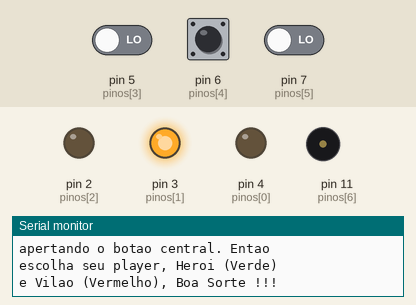
This sketch was run on a simulated Arduino Uno, built with avr-gcc and run on an emulated ATmega328P. Parts: output pins drawn as LEDs (lit = HIGH), buzzer (waves = sounding), the last lines printed to the serial monitor. The test bench sets the inputs (shaded band); at power-on: pin 5 (pinos[3]) LOW, pin 7 (pinos[5]) LOW, pin 6 (pinos[4]) LOW. Random numbers use the default seed unless the sketch sets one.

Above: at 10.0 s.
10.1 s: pin 5 (pinos[3]) driven HIGH
At 11.3 s:
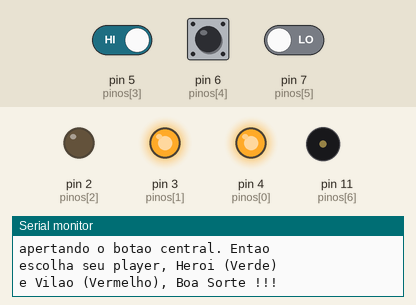
11.6 s: pin 7 (pinos[5]) driven HIGH
At 13.2 s:
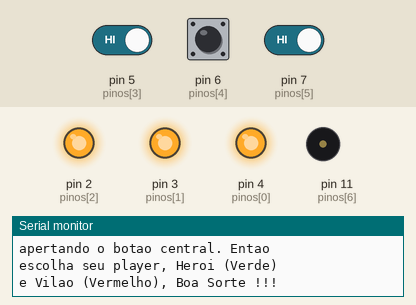
14.1 s: pin 6 (pinos[4]) driven HIGH
16.6 s: pin 6 (pinos[4]) pulsed LOW 2 times (0.12 s each, 0.3 s apart)
At 21.9 s:
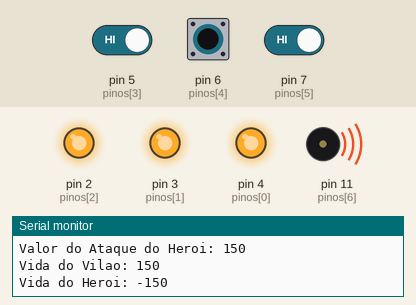
Timing chart, 0 to 23.8 s (numbered marks = the images above; inputs shaded):
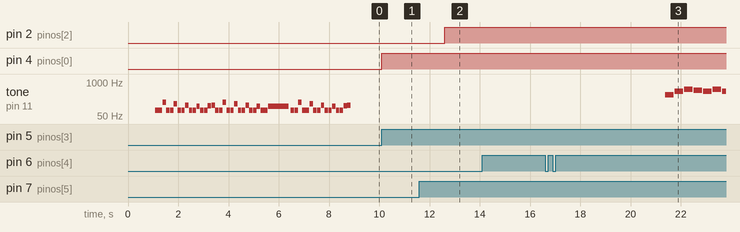

The sketch:

rpg2.ino
```cpp
// Declaração de estatísticas do herói e vilão
int vidaHeroi = 1000; // Vida inicial do herói
int vidaVilao = 1000; // Vida inicial do vilão
int ataqueHeroi = 50; // Poder de ataque do herói
int ataqueVilao = 50; // Poder de ataque do vilão
int piscadas = 10; // Número de piscadas para efeito visual
int intervalo = 250; // Intervalo de tempo entre as piscadas

// Controle da condição do botão
bool controleBotaoVermelho = false; // Controle do botão vermelho
bool controleBotaoAmarelo = false; // Controle do botão amarelo
bool controleBotaoVerde = false; // Controle do botão verde

// Definição dos pinos do tinkercad
const int pinos[] = {4, 3, 2, 5, 6, 7, 11}; // Array de pinos
const int ledVermelho = pinos[0]; // Pino do LED vermelho
const int ledAmarelo = pinos[1]; // Pino do LED amarelo
const int ledVerde = pinos[2]; // Pino do LED verde
const int botaoVermelho = pinos[3]; // Pino do botão vermelho
const int botaoAmarelo = pinos[4]; // Pino do botão amarelo
const int botaoVerde = pinos[5]; // Pino do botão verde
const int buzzer = pinos[6]; // Pino do buzzer

// Declaração dos contadores
int contadorVermelho = 0; // Contador para o botão vermelho
int contadorAmarelo = 0; // Contador para o botão amarelo
int contadorVerde = 0; // Contador para o botão verde

// Declaração das mensagens do jogo
bool mensagens[] = {false, false, false, false, false, false, false}; // Array de mensagens

// Array de frequências musicais para o tema do Pac-Man
const int notaspacman[] = {
  494, 16, 988, 16, 740, 16, 622, 16, 988, 32, 740, -16, 622, 8, 523, 16,
  1047, 16, 1568, 16, 1319, 16, 1047, 32, 1568, -16, 1319, 8, 494, 16, 988, 16,
  740, 16, 622, 16, 988, 32, 740, -16, 622, 8, 622, 32, 659, 32, 698, 32,
  698, 32, 740, 32, 784, 32, 784, 32, 831, 32, 880, 16, 988, 8
};

// Array de frequências musicais para o tema do Doom
const int notasdoom[] = {
  82, 8, 82, 8, 165, 8, 82, 8, 82, 8, 147, 8, 82, 8, 82, 8,
  131, 8, 82, 8, 82, 8, 117, 8, 82, 8, 82, 8, 123, 8, 131, 8,
  82, 8, 82, 8, 165, 8, 82, 8, 82, 8, 147, 8, 82, 8, 82, 8,
  131, 8, 82, 8, 82, 8, 117, 8, 82, 8, 82, 8, 117, -2,

  82, 8, 82, 8, 165, 8, 82, 8, 82, 8, 147, 8, 82, 8, 82, 8,
  131, 8, 82, 8, 82, 8, 117, 8, 82, 8, 82, 8, 123, 8, 131, 8
};

// Array de frequências musicais para o tema do O Poderoso Chefão (The Godfather)
const int notasgodfather[] = {
  0, 4, 0, 8, 0, 8, 0, 8, 330, 8, 440, 8, 523, 8, // 1
  494, 8, 440, 8, 523, 8, 440, 8, 494, 8, 440, 8, 349, 8, 392, 8,
  330, 2, 330, 8, 440, 8, 523, 8,
  494, 8, 440, 8, 523, 8, 440, 8, 523, 8, 440, 8, 330, 8, 311, 8
};

// Calcula o número de notas para cada tema musical
int notasPacman = sizeof(notaspacman) / sizeof(notaspacman[0]) / 2; // Número de notas do tema do Pac-Man
int semibrevePacman = (60000 * 4) / 105; // Duração da semibreve em milissegundos para o tema do Pac-Man

int notasDoom = sizeof(notasdoom) / sizeof(notasdoom[0]) / 2; // Número de notas do tema do Doom
int semibreveDoom = (60000 * 4) / 200; // Duração da semibreve em milissegundos para o tema do Doom

int notasGodfather = sizeof(notasgodfather) / sizeof(notasgodfather[0]) / 2; // Número de notas do tema do O Poderoso Chefão
int semibreveGodfather = (60000 * 4) / 80; // Duração da semibreve em milissegundos para o tema do O Poderoso Chefão

// Função da música do Pac-Man
void pacman() {
  // Verifica se a mensagem de vitória do herói já foi exibida
  if (mensagens[4] == false) {
    Serial.println("\nParabens! O Heroi venceu a batalha!\n");
    mensagens[4] = true; // Marca que a mensagem já foi exibida
  }
  // Toca a música do Pac-Man
  for (int estaNota = 0; estaNota < notasPacman * 2; estaNota += 2) {
    // Calcula a duração da nota com base na semibreve e na sua duração relativa
    int duracaoNota = (notaspacman[estaNota + 1] > 0) ? (semibrevePacman / notaspacman[estaNota + 1]) : (semibrevePacman / abs(notaspacman[estaNota + 1]) * 1.5);
    // Toca a nota no buzzer com a frequência e a duração calculadas
    tone(buzzer, notaspacman[estaNota], duracaoNota * 0.9); // Toca a nota
    // Aguarda a duração da nota
    delay(duracaoNota);
    // Desliga o buzzer
    noTone(buzzer);
  }
}

void doom() {
  // Toca a música do Doom
  for (int estaNota = 0; estaNota < notasDoom * 2; estaNota += 2) {
    // Obtém a frequência da nota atual
    int frequenciaNota = notasdoom[estaNota];
    // Calcula a duração da nota com base na semibreve e na sua duração relativa
    int duracaoNota = (notasdoom[estaNota + 1] > 0) ? (semibreveDoom / notasdoom[estaNota + 1]) : (semibreveDoom / abs(notasdoom[estaNota + 1]) * 1.5);
    // Verifica se é uma pausa
    if (frequenciaNota == 0) {
      // Aguarda a duração da pausa
      delay(duracaoNota); // Pausa
    } else {
      // Toca a nota no buzzer com a frequência e a duração calculadas
      tone(buzzer, frequenciaNota, duracaoNota * 0.9); // Toca a nota
      // Aguarda a duração da nota
      delay(duracaoNota);
      // Desliga o buzzer
      noTone(buzzer);
    }
  }
}

void godfather() {
  // Verifica se a mensagem de vitória do vilão já foi exibida
  if (mensagens[7] == false) {
    Serial.println("\nParabens! O Vilao venceu a batalha!\n");
    mensagens[7] = true; // Marca que a mensagem já foi exibida
  }
  // Toca a música do O Poderoso Chefão
  for (int estaNota = 0; estaNota < notasGodfather * 2; estaNota += 2) {
    // Calcula a duração da nota com base na semibreve e na sua duração relativa
    int duracaoNota = (notasgodfather[estaNota + 1] > 0) ? (semibreveGodfather / notasgodfather[estaNota + 1]) : (semibreveGodfather / abs(notasgodfather[estaNota + 1]) * 1.5);
    // Verifica se é uma pausa
    if (notasgodfather[estaNota] == 0) {
      // Aguarda a duração da pausa
      delay(duracaoNota); // Pausa
    } else {
      // Toca a nota no buzzer com a frequência e a duração calculadas
      tone(buzzer, notasgodfather[estaNota], duracaoNota * 0.9); // Toca a nota
      // Aguarda a duração da nota
      delay(duracaoNota);
      // Desliga o buzzer
      noTone(buzzer);
    }
  }
}

// Função para configurar o setup inicial
void setup() {

  randomSeed(analogRead(0)); // Inicializa o gerador de números aleatórios

  // Configura os pinos
  for (int i = 0; i < 3; i++) pinMode(pinos[i], OUTPUT);
  for (int i = 3; i < 6; i++) pinMode(pinos[i], INPUT);
  pinMode(buzzer, OUTPUT);

  Serial.begin(9600); // Inicializa a comunicação serial
  delay(1000);

  // Mensagem de boas-vindas
  Serial.println("\nBem vindo ao meu jogo. Inicie o jogo\n"
                 "apertando o botao central. Entao\n"
                 "escolha seu player, Heroi (Verde)\n"
                 "e Vilao (Vermelho), Boa Sorte !!!\n");

  digitalWrite(ledAmarelo, HIGH);

  doom(); // Toca a música de introdução
}

// Função para verificar se os botões foram pressionados
void botoes() {

  bool botaoPressionadoVermelho = digitalRead(botaoVermelho) == HIGH;
  bool botaoPressionadoAmarelo = digitalRead(botaoAmarelo) == HIGH;
  bool botaoPressionadoVerde = digitalRead(botaoVerde) == HIGH;

  // Verifica se o botão vermelho foi pressionado
  if (botaoPressionadoVermelho && !controleBotaoVermelho) {
    controleBotaoVermelho = true;
    contadorVermelho++;
    digitalWrite(ledVermelho, HIGH);
    delay(1000);
  } else if (!botaoPressionadoVermelho && controleBotaoVermelho) {
    controleBotaoVermelho = false;
    delay(1000);
  }

  // Verifica se o botão amarelo foi pressionado
  if (botaoPressionadoAmarelo && !controleBotaoAmarelo) {
    controleBotaoAmarelo = true;
    contadorAmarelo++;
    delay(1000);
  } else if (!botaoPressionadoAmarelo && controleBotaoAmarelo) {
    controleBotaoAmarelo = false;
    delay(1000);
  }

  // Verifica se o botão verde foi pressionado
  if (botaoPressionadoVerde && !controleBotaoVerde) {
    controleBotaoVerde = true;
    contadorVerde++;
    delay(1000);
    digitalWrite(ledVerde, HIGH);
  } else if (!botaoPressionadoVerde && controleBotaoVerde) {
    controleBotaoVerde = false;
    delay(1000);
  }

}

// Função principal que é executada repetidamente
void loop() {

  botoes(); // Verifica se os botões foram pressionados

  // Verifica se o botão amarelo foi pressionado pela primeira vez
  if (controleBotaoAmarelo && contadorAmarelo == 1 && !mensagens[0]) {
    Serial.println("\nO jogo comecou, o botao esquerdo\n"
                   "escolhe o vilao (led vermelho), e o\n"
                   "direito escolhe o heroi (led verde).\n"
                   "Faca uma boa escolha !!!\n");

    mensagens[0] = true;
  }

  // Verifica se o botão verde foi pressionado pela primeira vez
  if (controleBotaoVerde && contadorVerde == 1 && !mensagens[1] && contadorAmarelo == 1) {
    digitalWrite(ledVerde, HIGH);
    Serial.print("\nVoce escolheu o heroi !!!");
    // Exibe as estatísticas do herói
    Serial.print("\nVida: ");
    Serial.print(vidaHeroi);
    Serial.print("\nAtaque: ");
    Serial.print(ataqueHeroi);
    Serial.print("\n" "Clique no botao central para\n"
                               "rolar o dado !!!\n");

    mensagens[1] = true;
  }

  // Verifica se o botão vermelho foi pressionado pela primeira vez
  if (controleBotaoVermelho && contadorVermelho == 1 && !mensagens[2] && contadorAmarelo == 1) {
    Serial.println("\nVoce escolheu o vilao !!!");
    // Exibe as estatísticas do vilão
    Serial.print("\nVida: ");
    Serial.print(vidaVilao);
    Serial.print("\nAtaque: ");
    Serial.print(ataqueVilao);
    Serial.print("\nClique no botao central para\n"
                   "rolar o dado !!!\n");

    mensagens[2] = true;
  }

  // Verifica se o botão amarelo foi pressionado mais de uma vez e se as mensagens foram exibidas
  if (controleBotaoAmarelo && (contadorAmarelo > 1) && (mensagens[1] || mensagens[2])) {
    int valorDadoHeroi = random(1, 7);
    int valorDadoVilao = random(1, 7);

    int valorAtaqueHeroi = valorDadoHeroi * ataqueHeroi;
    int valorAtaqueVilao = valorDadoVilao * ataqueVilao;

    // Calcula os ataques e reduz as vidas
    vidaVilao -= valorAtaqueHeroi;
    vidaHeroi -= valorAtaqueVilao;

    // Exibe os resultados dos dados e dos ataques
    Serial.print("\nO dado foi rolado !!!\n\n"
                 "Dado do Vilao: ");
    Serial.print(valorDadoVilao);
    Serial.print("\nDado do Heroi: ");
    Serial.print(valorDadoHeroi);
    Serial.print("\n");
    Serial.print("\nValor do Ataque do Vilao: ");
    Serial.print(valorAtaqueVilao);
    Serial.print("\nValor do Ataque do Heroi: ");
    Serial.print(valorAtaqueHeroi);
    Serial.print("\n");
    Serial.print("\nVida do Vilao: ");
    Serial.print(vidaVilao);
    Serial.print("\nVida do Heroi: ");
    Serial.print(vidaHeroi);
    Serial.print("\n");

  }

  // Verifica se a vida do vilão chegou a zero
  if (vidaVilao <= 0 && vidaHeroi >= 50) {
    pacman(); // Toca a música do O Poderoso Chefão
  }
  // Verifica se a vida do herói chegou a zero
  if (vidaHeroi <= 0 && vidaVilao >= 50) {
    godfather(); // Toca a música do Pac-Man
  }
  // Verifica se ambas as vidas chegaram a zero
  if (vidaVilao <= 0 && vidaHeroi <=0 && mensagens[8] == false){
    Serial.println("\n O jogo terminou, os dois morreram.\n"
                   " Reinicie o jogo e jogue novamente \n");
    // Efeito visual de pisca o LED verde e vermelho piscando
    for (int i = 0; i < piscadas; i++) {
      digitalWrite(ledVerde, HIGH); // Liga o LED verde
      digitalWrite(ledVermelho, HIGH); // Liga o LED vermelho
      delay(intervalo); // Espera o intervalo de tempo
      digitalWrite(ledVerde, LOW); // Desliga o LED verde
      digitalWrite(ledVermelho, LOW); // Desliga o LED vermelho
      delay(intervalo); // Espera o intervalo de tempo
    }
    mensagens[8] = true; // Marca que a mensagem de fim foi exibida
  }
}
```

Measured:
- after the input at 10.1 s, pin 4 (pinos[0]): LOW → HIGH at once
- after the input at 11.6 s, pin 2 (pinos[2]): LOW → HIGH after 1.0 s
- after the input at 16.6 s, tone on pin 11 (pinos[6]): plays 330 Hz for 0.34 s, 440 Hz for 0.34 s, 523 Hz for 0.34 s, 494 Hz for 0.34 s, 440 Hz for 0.34 s, 523 Hz for 0.34 s … (7 notes in this stretch), starting after 4.8 s
